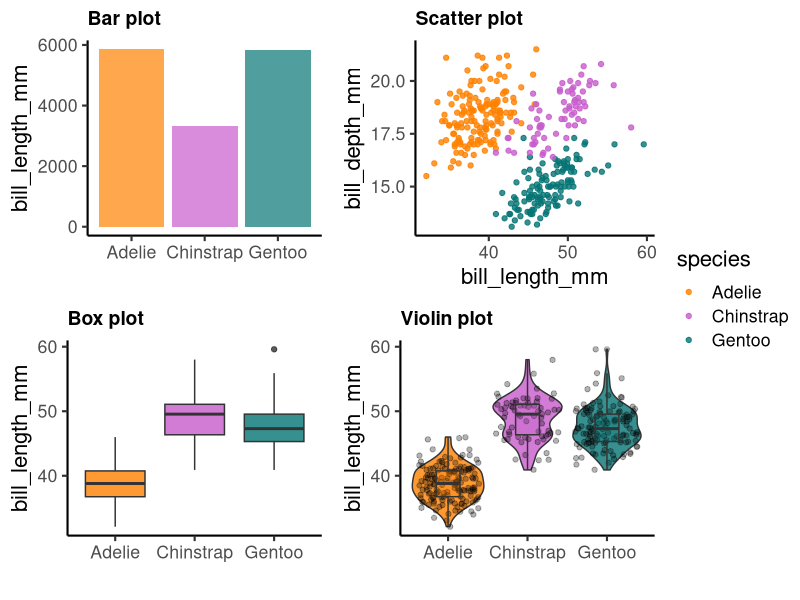
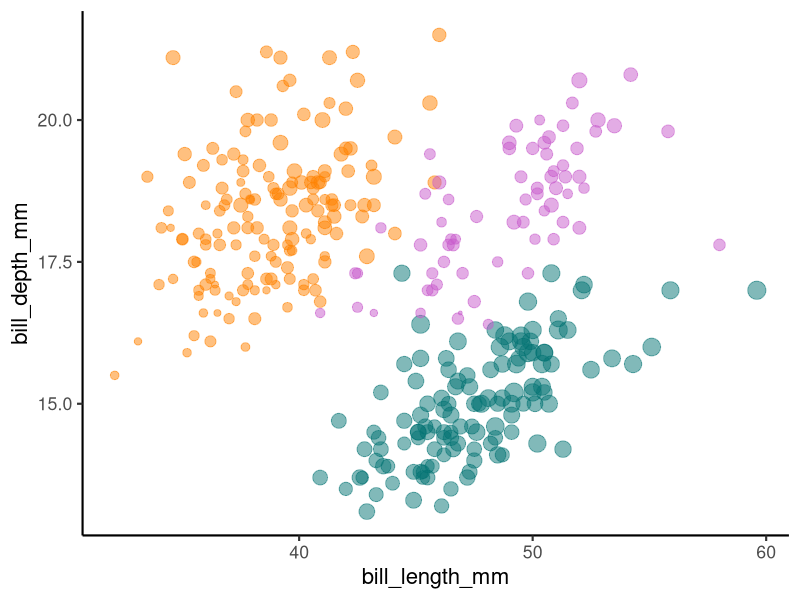
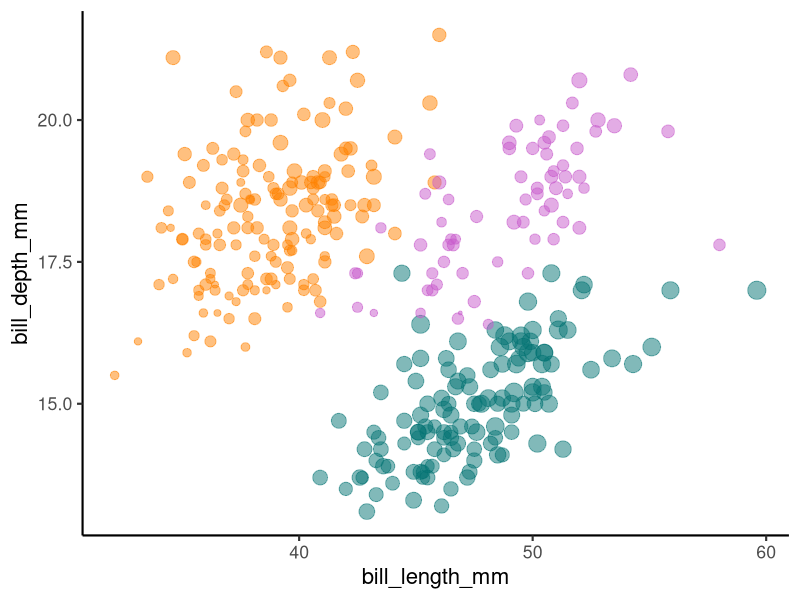
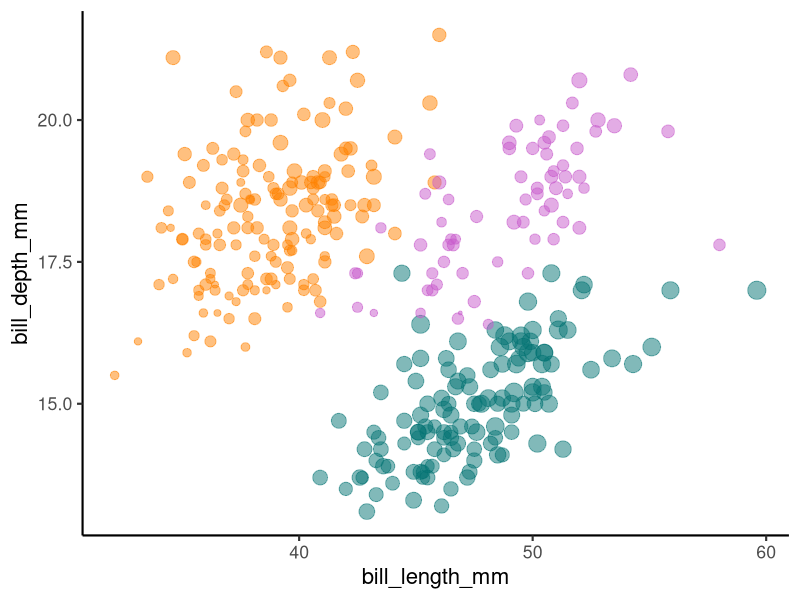
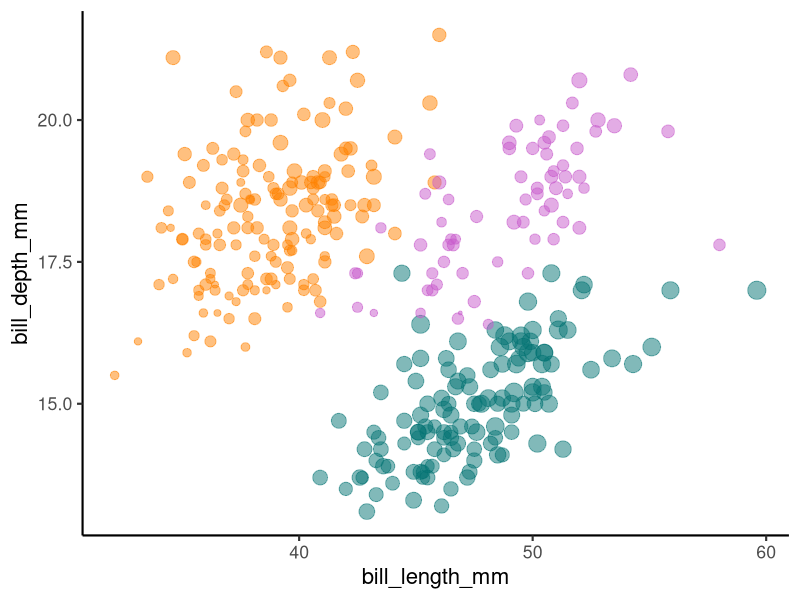
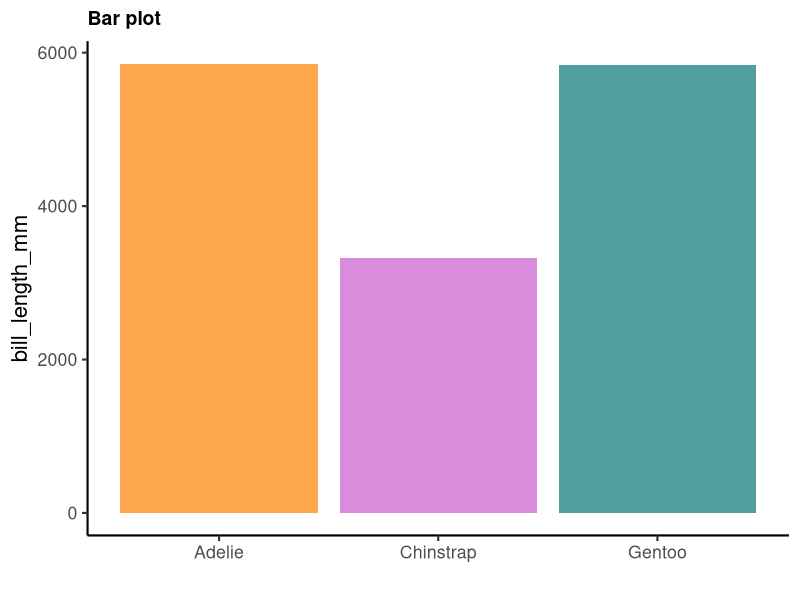
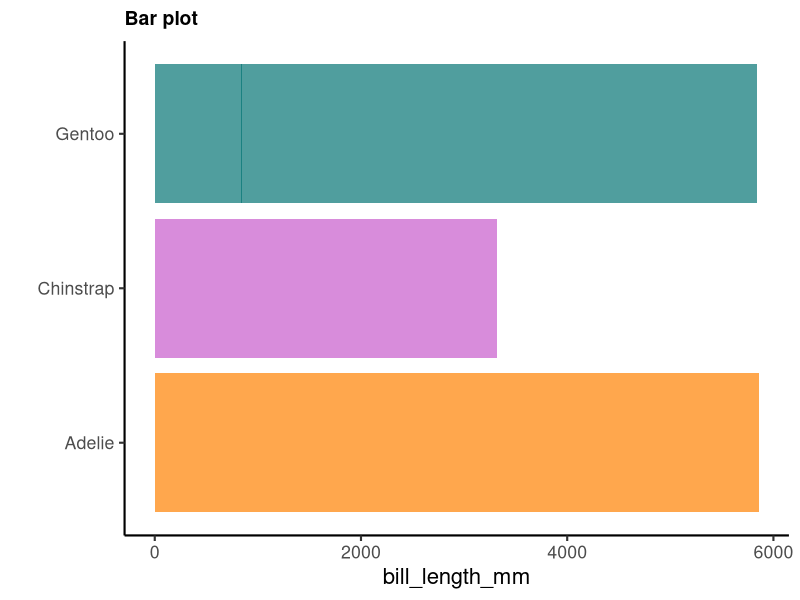
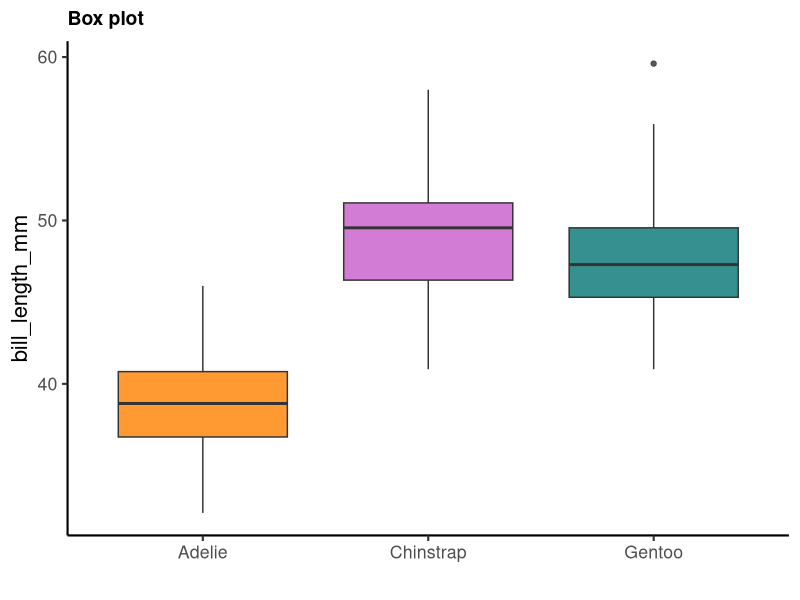

Recreate these plots in R, in order.
## ---- chunk 1
#| echo: false
library(palmerpenguins)
library(ggplot2)
library(dplyr)
library(ggpubr)

barplot <- ggplot(penguins, aes(x = species, y = bill_length_mm)) +
  geom_bar(stat = "identity", aes( fill = species), alpha = 0.7) +
  theme_classic(base_size = 16) +
theme(plot.title = element_text(color="black", size = 14, face="bold")) +
  labs(x="", title = "Bar plot")+
  scale_fill_manual(values = c("#FF8100", "#C75BCB", "#057575")) +
  guides(size = "none",
         fill = "none")


scatterp <- ggplot(penguins, aes(x = bill_length_mm, y = bill_depth_mm,
                     color = species)) +
  geom_point(alpha = 0.8) +
  theme_classic(base_size = 16) +
  theme(plot.title = element_text(color="black", size = 14, face="bold")) +
    #xlab("")+
  labs(title = "Scatter plot") +
  scale_color_manual(values = c("#FF8100", "#C75BCB", "#057575"))
  # guides(size = "none",
  #        color = "none")

boxplot <- ggplot(penguins, aes(x = species, y = bill_length_mm,
                     fill = species)) +
  geom_boxplot(alpha = 0.8) +
  theme_classic(base_size = 16)+
  theme(plot.title = element_text(color="black", size = 14, face="bold")) +
    #xlab("")+
  labs(x="", title = "Box plot") +
  scale_fill_manual(values = c("#FF8100", "#C75BCB", "#057575")) +

  guides(size = "none",
          fill = "none")

violin <- ggplot(penguins, aes(x = species, y = bill_length_mm,
                     fill = species)) +
  geom_violin(alpha = 0.8) +
  geom_point(position = "jitter", alpha = 0.3) +
  geom_boxplot(alpha = 0.3, size = 0.5, width = 0.3) +
  theme_classic(base_size = 16)+
  theme(plot.title = element_text(color="black", size = 14, face="bold")) +
    #xlab("")+
  labs(x="", title = "Violin plot") +
  scale_fill_manual(values = c("#FF8100", "#C75BCB", "#057575")) +

  guides(size = "none",
          fill = "none")
## ---- chunk 2
arranged <- ggarrange(barplot, scatterp, boxplot, violin, nrow = 2, ncol=2, common.legend = TRUE, legend="right")
arranged
## ---- chunk 3
#| warning: false
#| echo: false
#| fig-width: 5
#| fig-height: 5

library(palmerpenguins)
library(ggplot2)
library(dplyr)

ggplot(penguins, aes(x = bill_length_mm, y = bill_depth_mm, 
                     size = body_mass_g,
                     color = species)) +
  geom_point(alpha = 0.5) +
  theme_classic(base_size = 16) +
  scale_color_manual(values = c("#FF8100", "#C75BCB", "#057575")) +
  guides(size = "none",
         color = "none")
## ---- chunk 4
#| warning: false
#| echo: false
#| fig-width: 5
#| fig-height: 5

library(palmerpenguins)
library(ggplot2)

ggplot(penguins, aes(x = bill_length_mm, y = bill_depth_mm, 
                     size = body_mass_g,
                     color = species)) +
  geom_point(alpha = 0.5) +
  theme_classic(base_size = 16) +
  scale_color_manual(values = c("#FF8100", "#C75BCB", "#057575")) +
  guides(size = "none",
         color = "none")
## ---- chunk 5
#| warning: false
#| echo: false
#| fig-width: 5
#| fig-height: 5

library(palmerpenguins)
library(ggplot2)

ggplot(penguins, aes(x = bill_length_mm, y = bill_depth_mm, 
                     size = body_mass_g,
                     color = species)) +
  geom_point(alpha = 0.5) +
  theme_classic(base_size = 16) +
  scale_color_manual(values = c("#FF8100", "#C75BCB", "#057575")) +
  guides(size = "none",
         color = "none")
## ---- chunk 6
#| out.width: "70%"
#| echo: false
#| fig.align: "center"
example <- penguins[c(1:2, 160:161, 283:284), c(1, 3:4, 6)]
example
## ---- chunk 7
#| warning: false
#| echo: false
#| fig-width: 4
#| fig-height: 4
library(palmerpenguins)
library(ggplot2)

ggplot(penguins, aes(x = bill_length_mm, y = bill_depth_mm, 
                     size = body_mass_g,
                     color = species)) +
  geom_point(alpha = 0.5) +
  theme_classic(base_size = 16) +
  scale_color_manual(values = c("#FF8100", "#C75BCB", "#057575")) +
  guides(size = "none",
         color = "none")
## ---- chunk 8
#| echo: false
library(dplyr)
example <- penguins[c(1:2, 160:161, 283:284), c(1, 3:4, 6)]
example %>%
  rename(x = bill_length_mm,
         y = bill_depth_mm,
         Size = body_mass_g,
         Color = species)
## ---- chunk 9
#| eval: true
#| echo: false
#| fig-width: 5
#| fig-height: 5

ggplot(penguins, aes(x = species, y = bill_length_mm)) +
  geom_bar(stat = "identity", aes( fill = species), alpha = 0.7) +
  theme_classic(base_size = 16) +
  theme(plot.title = element_text(color="black",
                                  size = 14,
                                  face="bold")) +
  labs(x="", title = "Bar plot")+
  scale_fill_manual(values = c("#FF8100", "#C75BCB", "#057575")) +
  guides(size = "none",
         fill = "none")
## ---- chunk 10
#| eval: true
#| echo: false
#| fig-width: 5
#| fig-height: 5

ggplot(penguins, aes(x = species, y = bill_length_mm)) +
  geom_bar(stat = "identity", aes( fill = species), alpha = 0.7) +
  theme_classic(base_size = 16) +
  theme(plot.title = element_text(color="black",
                                  size = 14,
                                  face="bold")) +
  labs(x="", title = "Bar plot")+
  scale_fill_manual(values = c("#FF8100", "#C75BCB", "#057575")) +
  coord_flip() +
  guides(size = "none",
         fill = "none")
## ---- chunk 11
#| eval: true
#| echo: false
#| fig-width: 5
#| fig-height: 5


ggplot(penguins, aes(x = species, y = bill_length_mm,
                     fill = species)) +
  geom_boxplot(alpha = 0.8) +
  theme_classic(base_size = 16)+
  theme(plot.title = element_text(color="black", size = 14, face="bold")) +
    #xlab("")+
  labs(x="", title = "Box plot") +
  scale_fill_manual(values = c("#FF8100", "#C75BCB", "#057575")) +

  guides(size = "none",
          fill = "none")
## ---- chunk 12
#| warning: false
#| echo: false
#| fig-width: 5
#| fig-height: 5
library(palmerpenguins)
library(ggplot2)
library(dplyr)
library(ggpubr)

# Scatter_a

scatter_a <- ggplot(penguins, aes(x = bill_length_mm, y = flipper_length_mm, 
                     size = body_mass_g,
                     color = species)) +
  geom_point(alpha = 0.5) +
  theme_classic(base_size = 16) +
  theme(plot.title = element_text(color="black", size = 14, face="bold"),
        legend.position = "right") +
    #xlab("")+
  labs(title = "a") +
  scale_color_manual(values = c("#FF8100", "#C75BCB", "#057575"))
  #guides(size = "none",
   #      color = "none")


# Scatter_b

scatter_b <- ggplot(penguins, aes(x = body_mass_g, y = flipper_length_mm,
                     color = species)) +
  geom_point(alpha = 0.8, size= 3) +
  geom_smooth(method = "lm", se = TRUE, color = "grey20", linewidth = 1.25) +
  theme_classic(base_size = 16) +
  theme(plot.title = element_text(color="black", size = 14, face="bold"),
        legend.position = "right") +
    #xlab("")+
  labs(title = "b") +
  scale_color_manual(values = c("#FF8100", "#C75BCB", "#057575")) +
  guides(size = "none",
          color = "none")

## ---- chunk 13
#| echo: false
scatter_arr <- ggarrange(scatter_a, scatter_b, nrow = 1, ncol=2, common.legend = TRUE, legend="right")
scatter_arr
## ---- chunk 14
#| eval: true
#| echo: false
#| fig.width: 5
#| fig.height: 5

ggplot(penguins, aes(x = bill_length_mm, fill = species)) +
  geom_histogram(binwidth = 1, color = "black", alpha = 0.8) +
  theme_classic(base_size = 16) +
  theme(plot.title = element_text(color="black", size = 14, face="bold"),
        legend.position = "right") +
    #xlab("")+
  scale_fill_manual(values = c("#FF8100", "#C75BCB", "#057575"))
## ---- chunk 15
#| eval: true
#| echo: false
#| fig.width: 5
#| fig.height: 5
ggplot(penguins, aes(x = bill_length_mm, fill = species)) +
  geom_density(binwidth = 1, color = "grey30", alpha = 0.7) +
  theme_classic(base_size = 16) +
  theme(plot.title = element_text(color="black", size = 14, face="bold"),
        legend.position = "right") +
    #xlab("")+
  scale_fill_manual(values = c("#FF8100", "#C75BCB", "#057575"))
## ---- chunk 16
#| echo: false
#| eval: true
#| fig-width: 7
#| fig-height: 5
#| fig-align: center
library(multcompView)
library(tidyverse)

ggplot(na.omit(penguins), 
       aes(x = species, y = flipper_length_mm,
                              fill = sex)) +
  geom_violin() +
  geom_point(position = position_jitterdodge(dodge.width = 0.9, jitter.width = 0.3),
             alpha = 0.3, color = "grey30") +
  geom_crossbar(stat="summary", 
               fun = mean, 
               fun.max = mean, 
               fun.min = mean,
               alpha = 0.3, 
               size = 0.3, 
               width = 0.7,
               position = position_dodge(width = 0.9)) +

  theme_classic(base_size = 16)+
  theme(plot.title = element_text(color="black", size = 14, face="bold")) +
  scale_fill_manual(values = c("#FF8100", "#C75BCB")) 

## ---- chunk 17
#| warning: false 
#| echo: false
#| fig.align: center
ggplot(na.omit(penguins), aes(x = sex, fill = sex)) +
  geom_bar(aes(fill = sex), alpha = 0.8) +
  theme_classic(base_size = 16) + 
  theme(plot.title = element_text(color="black",
                                  size = 14,
                                  face="bold"), legend.position =
          "right") + 
  xlab("")+ 
scale_fill_manual(values = c("#FF8100", "#C75BCB", "#057575")) + 
                    facet_wrap(~island) +
  guides(fill ="none")
## ---- chunk 18
#| echo: false
#| eval: true
#| fig-width: 6
#| fig-height: 5
#| fig-align: center

ggplot(na.omit(penguins), 
       aes(x = species, y = flipper_length_mm,
                              fill = sex)) +
  geom_violin() +
  geom_point(position = position_jitterdodge(dodge.width = 0.9, jitter.width = 0.3),
             alpha = 0.3, color = "grey30") +
  geom_crossbar(stat="summary", 
               fun = mean, 
               fun.max = mean, 
               fun.min = mean,
               alpha = 0.3, 
               size = 0.3, 
               width = 0.7,
               position = position_dodge(width = 0.9)) +

  theme_classic(base_size = 16)+
  theme(plot.title = element_text(color="black", size = 14, face="bold")) +
  scale_fill_manual(values = c("#FF8100", "#C75BCB")) +
  scale_y_continuous(breaks = seq(170, 240, 20))
